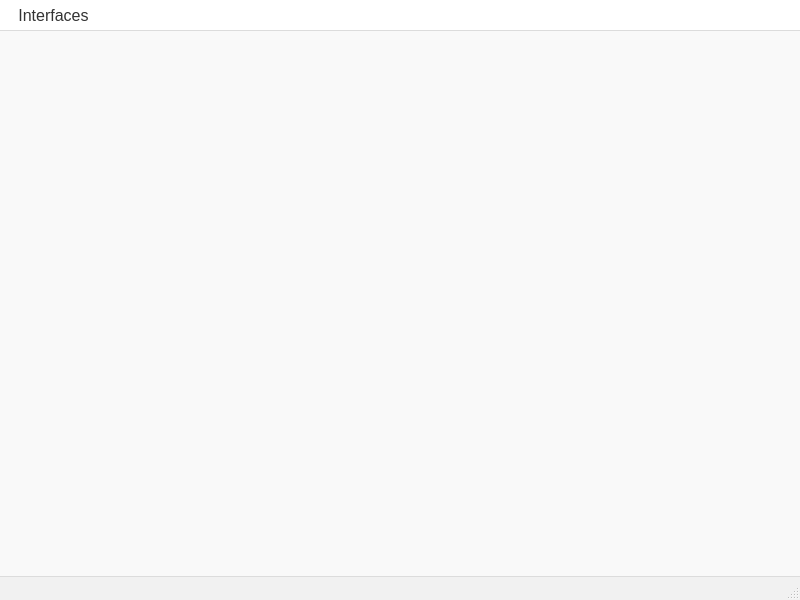
<?xml version="1.0" encoding="UTF-8"?>
<ui version="4.0">
 <class>MainWindow</class>
 <widget class="QMainWindow" name="MainWindow">
  <property name="geometry">
   <rect>
    <x>0</x>
    <y>0</y>
    <width>800</width>
    <height>600</height>
   </rect>
  </property>
  <property name="windowTitle">
   <string>MainWindow</string>
  </property>
  <property name="styleSheet">
   <string notr="true">/* Estilo general para la ventana principal */
QMainWindow {
    background-color: #f9f9f9;   /* Fondo claro y limpio */
    font-family: &quot;Segoe UI&quot;, Arial, sans-serif;
    font-size: 16px;
    color: #333333;              /* Texto gris oscuro para buena legibilidad */
}

/* Barra de menús */
QMenuBar {
    background-color: #ffffff;
    font-size: 16px;
    color: #333333;
    border-bottom: 1px solid #dcdcdc;
}

QMenuBar::item {
    background: transparent;
    padding: 6px 12px;
}

QMenuBar::item:selected {
    background: #e6f0ff;         /* Azul muy claro al pasar el cursor */
    color: #1a73e8;              /* Azul profesional */
}

/* Menús desplegables */
QMenu {
    background-color: #ffffff;
    border: 1px solid #dcdcdc;
    font-size: 16px;
    color: #333333;
}

QMenu::item {
    padding: 6px 20px;
}

QMenu::item:selected {
    background-color: #e6f0ff;
    color: #1a73e8;
}

/* Acciones (QAction se estiliza a través de QMenu/QMenuBar) */
QAction {
    font-size: 16px;
    color: #333333;
}

/* Barra de estado */
QStatusBar {
    background-color: #f1f1f1;
    font-size: 16px;
    color: #333333;
    border-top: 1px solid #dcdcdc;
}

QStatusBar::item {
    border: none;
    padding: 4px 8px;
}
</string>
  </property>
  <widget class="QWidget" name="centralwidget"/>
  <widget class="QMenuBar" name="menubar">
   <property name="geometry">
    <rect>
     <x>0</x>
     <y>0</y>
     <width>800</width>
     <height>34</height>
    </rect>
   </property>
   <widget class="QMenu" name="menuInterfaces">
    <property name="title">
     <string>Interfaces</string>
    </property>
    <addaction name="actionSaludo"/>
    <addaction name="actionCalculadora"/>
    <addaction name="separator"/>
    <addaction name="actionSalir"/>
   </widget>
   <addaction name="menuInterfaces"/>
  </widget>
  <widget class="QStatusBar" name="statusbar"/>
  <action name="actionSaludo">
   <property name="text">
    <string>Saludo</string>
   </property>
  </action>
  <action name="actionCalculadora">
   <property name="text">
    <string>Calculadora</string>
   </property>
  </action>
  <action name="actionSalir">
   <property name="text">
    <string>Salir</string>
   </property>
  </action>
 </widget>
 <resources/>
 <connections/>
</ui>
